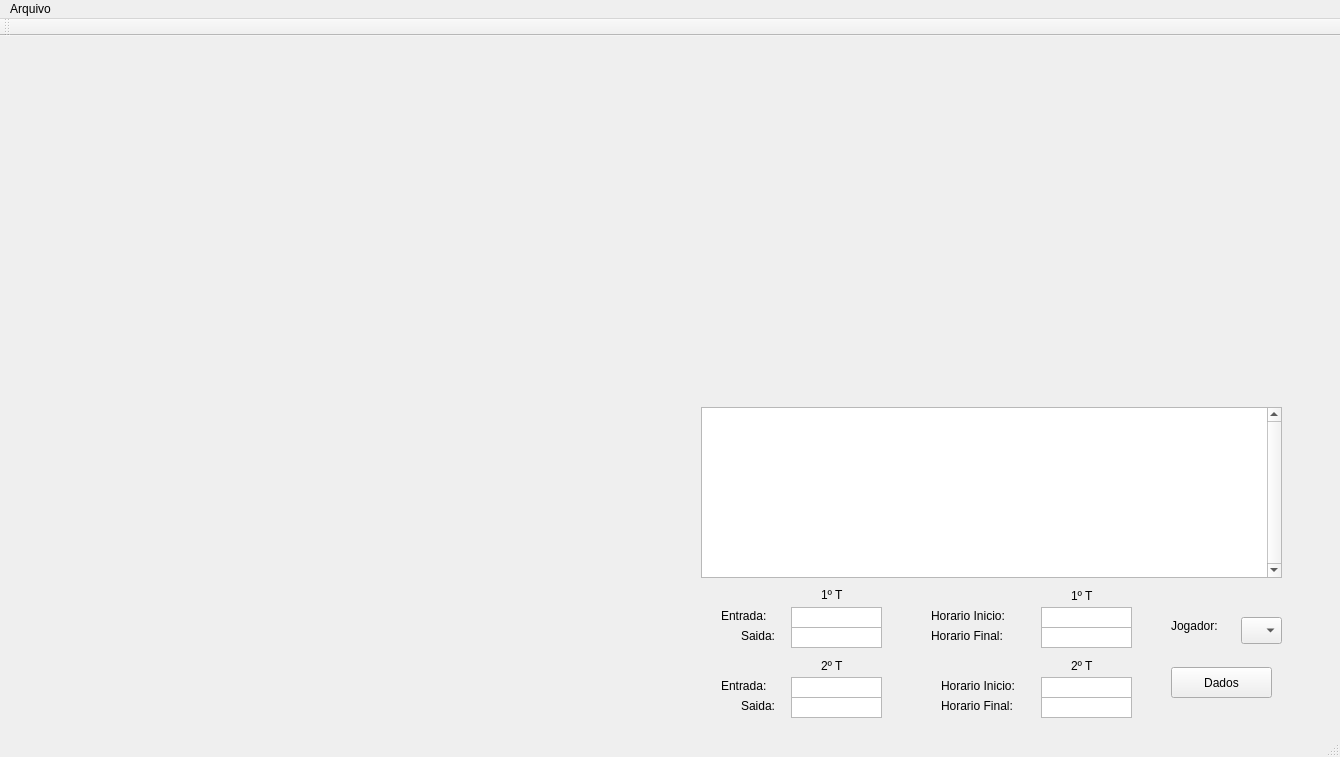
<?xml version="1.0" encoding="UTF-8"?>
<ui version="4.0">
 <class>MainWindow</class>
 <widget class="QMainWindow" name="MainWindow">
  <property name="geometry">
   <rect>
    <x>0</x>
    <y>0</y>
    <width>1340</width>
    <height>757</height>
   </rect>
  </property>
  <property name="windowTitle">
   <string>MainWindow</string>
  </property>
  <widget class="QWidget" name="centralWidget">
   <layout class="QGridLayout" name="gridLayout">
    <item row="0" column="1">
     <widget class="QWidget" name="widget" native="true">
      <property name="autoFillBackground">
       <bool>true</bool>
      </property>
      <property name="styleSheet">
       <string notr="true"/>
      </property>
      <widget class="QCustomPlot" name="customPlot" native="true">
       <property name="geometry">
        <rect>
         <x>0</x>
         <y>0</y>
         <width>691</width>
         <height>681</height>
        </rect>
       </property>
      </widget>
      <widget class="QPushButton" name="dados">
       <property name="geometry">
        <rect>
         <x>1160</x>
         <y>620</y>
         <width>101</width>
         <height>31</height>
        </rect>
       </property>
       <property name="text">
        <string>Dados</string>
       </property>
      </widget>
      <widget class="QComboBox" name="comboBox_Jogador">
       <property name="geometry">
        <rect>
         <x>1230</x>
         <y>570</y>
         <width>41</width>
         <height>27</height>
        </rect>
       </property>
      </widget>
      <widget class="QLabel" name="label_2">
       <property name="geometry">
        <rect>
         <x>920</x>
         <y>560</y>
         <width>101</width>
         <height>17</height>
        </rect>
       </property>
       <property name="text">
        <string>Horario Inicio:</string>
       </property>
      </widget>
      <widget class="QLabel" name="label_3">
       <property name="geometry">
        <rect>
         <x>920</x>
         <y>580</y>
         <width>101</width>
         <height>17</height>
        </rect>
       </property>
       <property name="text">
        <string>Horario Final:</string>
       </property>
      </widget>
      <widget class="QLabel" name="label_4">
       <property name="geometry">
        <rect>
         <x>930</x>
         <y>630</y>
         <width>101</width>
         <height>17</height>
        </rect>
       </property>
       <property name="text">
        <string>Horario Inicio:</string>
       </property>
      </widget>
      <widget class="QLabel" name="label_5">
       <property name="geometry">
        <rect>
         <x>930</x>
         <y>650</y>
         <width>101</width>
         <height>17</height>
        </rect>
       </property>
       <property name="text">
        <string>Horario Final:</string>
       </property>
      </widget>
      <widget class="QTextEdit" name="textEdit">
       <property name="geometry">
        <rect>
         <x>1030</x>
         <y>560</y>
         <width>91</width>
         <height>21</height>
        </rect>
       </property>
       <property name="verticalScrollBarPolicy">
        <enum>Qt::ScrollBarAlwaysOff</enum>
       </property>
      </widget>
      <widget class="QTextEdit" name="textEdit_2">
       <property name="geometry">
        <rect>
         <x>1030</x>
         <y>580</y>
         <width>91</width>
         <height>21</height>
        </rect>
       </property>
       <property name="verticalScrollBarPolicy">
        <enum>Qt::ScrollBarAlwaysOff</enum>
       </property>
      </widget>
      <widget class="QTextEdit" name="textEdit_3">
       <property name="geometry">
        <rect>
         <x>1030</x>
         <y>630</y>
         <width>91</width>
         <height>21</height>
        </rect>
       </property>
       <property name="verticalScrollBarPolicy">
        <enum>Qt::ScrollBarAlwaysOff</enum>
       </property>
      </widget>
      <widget class="QTextEdit" name="textEdit_4">
       <property name="geometry">
        <rect>
         <x>1030</x>
         <y>650</y>
         <width>91</width>
         <height>21</height>
        </rect>
       </property>
       <property name="verticalScrollBarPolicy">
        <enum>Qt::ScrollBarAlwaysOff</enum>
       </property>
      </widget>
      <widget class="QLabel" name="label_6">
       <property name="geometry">
        <rect>
         <x>1160</x>
         <y>570</y>
         <width>67</width>
         <height>17</height>
        </rect>
       </property>
       <property name="text">
        <string>Jogador:</string>
       </property>
      </widget>
      <widget class="QCustomPlot" name="customPlot3" native="true">
       <property name="geometry">
        <rect>
         <x>690</x>
         <y>0</y>
         <width>581</width>
         <height>361</height>
        </rect>
       </property>
      </widget>
      <widget class="QTextBrowser" name="textBrowser">
       <property name="geometry">
        <rect>
         <x>690</x>
         <y>360</y>
         <width>581</width>
         <height>171</height>
        </rect>
       </property>
       <property name="verticalScrollBarPolicy">
        <enum>Qt::ScrollBarAlwaysOn</enum>
       </property>
      </widget>
      <widget class="QTextEdit" name="textEdit_5">
       <property name="geometry">
        <rect>
         <x>780</x>
         <y>560</y>
         <width>91</width>
         <height>21</height>
        </rect>
       </property>
       <property name="verticalScrollBarPolicy">
        <enum>Qt::ScrollBarAlwaysOff</enum>
       </property>
      </widget>
      <widget class="QTextEdit" name="textEdit_6">
       <property name="geometry">
        <rect>
         <x>780</x>
         <y>580</y>
         <width>91</width>
         <height>21</height>
        </rect>
       </property>
       <property name="verticalScrollBarPolicy">
        <enum>Qt::ScrollBarAlwaysOff</enum>
       </property>
      </widget>
      <widget class="QTextEdit" name="textEdit_7">
       <property name="geometry">
        <rect>
         <x>780</x>
         <y>630</y>
         <width>91</width>
         <height>21</height>
        </rect>
       </property>
       <property name="verticalScrollBarPolicy">
        <enum>Qt::ScrollBarAlwaysOff</enum>
       </property>
      </widget>
      <widget class="QTextEdit" name="textEdit_8">
       <property name="geometry">
        <rect>
         <x>780</x>
         <y>650</y>
         <width>91</width>
         <height>21</height>
        </rect>
       </property>
       <property name="verticalScrollBarPolicy">
        <enum>Qt::ScrollBarAlwaysOff</enum>
       </property>
      </widget>
      <widget class="QLabel" name="label">
       <property name="geometry">
        <rect>
         <x>1060</x>
         <y>540</y>
         <width>31</width>
         <height>17</height>
        </rect>
       </property>
       <property name="text">
        <string>1º T</string>
       </property>
      </widget>
      <widget class="QLabel" name="label_7">
       <property name="geometry">
        <rect>
         <x>810</x>
         <y>540</y>
         <width>31</width>
         <height>16</height>
        </rect>
       </property>
       <property name="text">
        <string>1º T</string>
       </property>
      </widget>
      <widget class="QLabel" name="label_8">
       <property name="geometry">
        <rect>
         <x>810</x>
         <y>610</y>
         <width>31</width>
         <height>17</height>
        </rect>
       </property>
       <property name="text">
        <string>2º T</string>
       </property>
      </widget>
      <widget class="QLabel" name="label_9">
       <property name="geometry">
        <rect>
         <x>1060</x>
         <y>610</y>
         <width>31</width>
         <height>17</height>
        </rect>
       </property>
       <property name="text">
        <string>2º T</string>
       </property>
      </widget>
      <widget class="QLabel" name="label_10">
       <property name="geometry">
        <rect>
         <x>710</x>
         <y>560</y>
         <width>67</width>
         <height>17</height>
        </rect>
       </property>
       <property name="text">
        <string>Entrada:</string>
       </property>
      </widget>
      <widget class="QLabel" name="label_11">
       <property name="geometry">
        <rect>
         <x>710</x>
         <y>630</y>
         <width>67</width>
         <height>17</height>
        </rect>
       </property>
       <property name="text">
        <string>Entrada:</string>
       </property>
      </widget>
      <widget class="QLabel" name="label_12">
       <property name="geometry">
        <rect>
         <x>730</x>
         <y>580</y>
         <width>41</width>
         <height>17</height>
        </rect>
       </property>
       <property name="text">
        <string>Saida:</string>
       </property>
      </widget>
      <widget class="QLabel" name="label_13">
       <property name="geometry">
        <rect>
         <x>730</x>
         <y>650</y>
         <width>41</width>
         <height>17</height>
        </rect>
       </property>
       <property name="text">
        <string>Saida:</string>
       </property>
      </widget>
     </widget>
    </item>
   </layout>
  </widget>
  <widget class="QMenuBar" name="menuBar">
   <property name="geometry">
    <rect>
     <x>0</x>
     <y>0</y>
     <width>1340</width>
     <height>25</height>
    </rect>
   </property>
   <widget class="QMenu" name="menuArquivo">
    <property name="title">
     <string>Arquivo</string>
    </property>
    <addaction name="actionAbrir"/>
   </widget>
   <addaction name="menuArquivo"/>
  </widget>
  <widget class="QToolBar" name="mainToolBar">
   <attribute name="toolBarArea">
    <enum>TopToolBarArea</enum>
   </attribute>
   <attribute name="toolBarBreak">
    <bool>false</bool>
   </attribute>
  </widget>
  <widget class="QStatusBar" name="statusBar"/>
  <action name="actionAbrir">
   <property name="text">
    <string>Abrir</string>
   </property>
  </action>
 </widget>
 <layoutdefault spacing="6" margin="11"/>
 <customwidgets>
  <customwidget>
   <class>QCustomPlot</class>
   <extends>QWidget</extends>
   <header>qcustomplot.h</header>
   <container>1</container>
  </customwidget>
 </customwidgets>
 <resources/>
 <connections/>
</ui>
